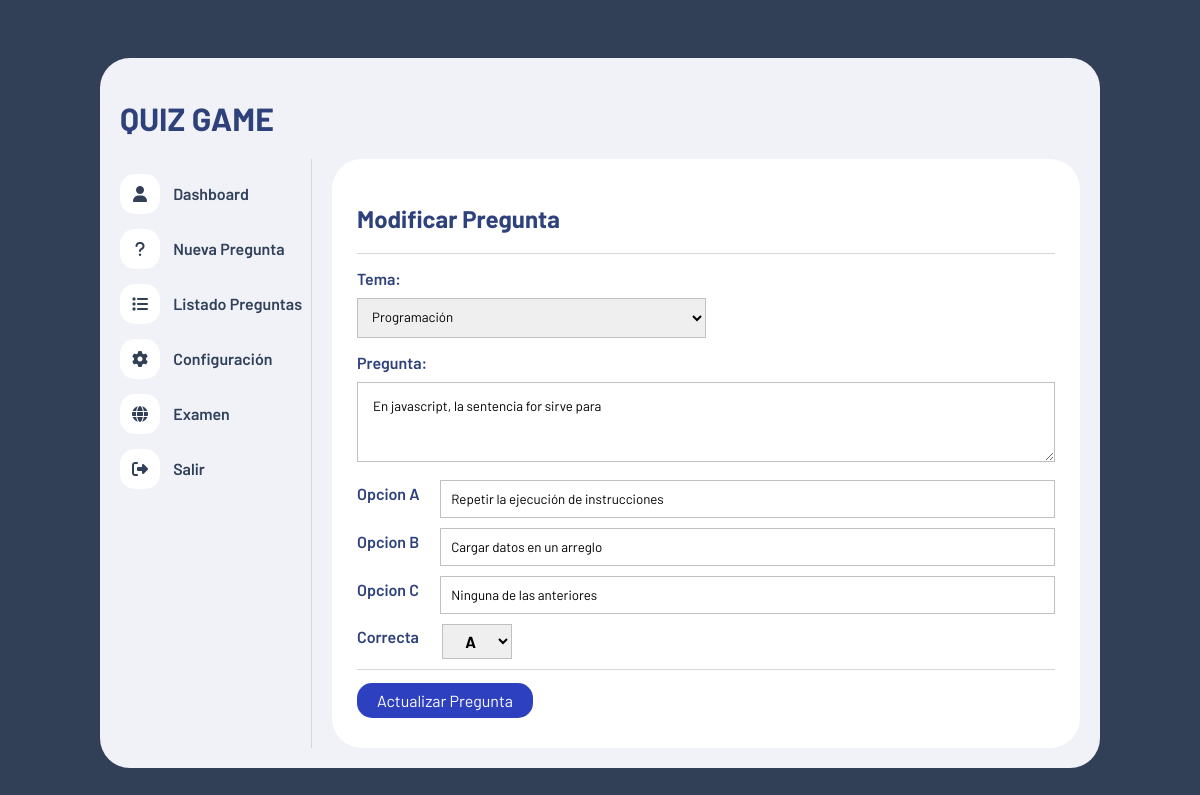
Page /quiz/admin/editarpregunta.php?idPregunta=4 (signed in) on the committed database.
### tables this page shows
CREATE TABLE IF NOT EXISTS `preguntas` (
  `id` int NOT NULL AUTO_INCREMENT,
  `tema` int NOT NULL,
  `pregunta` text NOT NULL,
  `opcion_a` text NOT NULL,
  `opcion_b` text NOT NULL,
  `opcion_c` text NOT NULL,
  `correcta` varchar(1) NOT NULL,
  PRIMARY KEY (`id`)
);

### quiz/admin/funciones.php (called while the page is built, shortened)
<?php
function obetenerTodosLosTemas()
{
    include("conexion.php");
    $query = "SELECT * FROM temas";
    $result = mysqli_query($conn, $query);
    return $result;
}
function obtenerPreguntaPorId($id){
    include("conexion.php");
    $query = "SELECT * FROM preguntas WHERE id = $id";
    $result = mysqli_query($conn, $query);
    $pregunta = mysqli_fetch_array($result);
    return $pregunta;
}

### quiz/admin/editarpregunta.php (the view, shortened to what this page needs)
<?php
include("funciones.php");
$id = $_GET['idPregunta'];
$pregunta = obtenerPreguntaPorId($id);
$resltado_temas = obetenerTodosLosTemas();
?>
<!DOCTYPE html>
<html lang="es">
<head>
    <link rel="stylesheet" href="https://cdnjs.cloudflare.com/ajax/libs/font-awesome/6.1.1/css/all.min.css" />
    <link rel="stylesheet" href="estilo.css">
</head>
<body>
    <div class="contenedor">
        <header>
            <h1>QUIZ GAME</h1>
        </header>
        <div class="contenedor-info">
            <?php include("nav.php") ?>
            <div class="panel">
                <h2>Modificar Pregunta</h2>
                <hr>
                <section id="nuevaPregunta">
                    <form action="<?php echo $_SERVER['PHP_SELF'] ?>" method="get">
                        <div class="fila">
                            <label for="">Tema: </label>
                            <select name="tema" id="tema">
                                <?php while ($row = mysqli_fetch_assoc($resltado_temas)) : ?>
                                    <?php if ($row['id'] == $pregunta['tema']) : ?>
                                    <option value="<?php echo $row['id'] ?>" selected>
                                        <?php echo $row['nombre'] ?>
                                    </option>
                                <?php else : ?>
                                    <option value="<?php echo $row['id'] ?>">
                                        <?php echo $row['nombre'] ?>
                                    </option>
                                <?php endif ?>
                                <?php endwhile ?>
                            </select>
                        </div>
                        <div class="fila">
                            <label for="">Pregunta:</label>
                            <textarea name="pregunta" id="" cols="30" rows="10" reqired><?php echo $pregunta['pregunta']?></textarea>
                        </div>
                        <div class="opciones">
                            <div class="opcion">
                                <label for="">Opcion A</label>
                                <input type="text" name="opcion_a" id="" value = "<?php echo $pregunta['opcion_a']?>"required>
                            </div>
                            <div class="opcion">
                                <label for="">Opcion B</label>
                                <input type="text" name="opcion_b" value ="<?php echo $pregunta['opcion_b']?>"required>
                            </div>
                            <div class="opcion">
                                <label for="">Opcion C</label>
                                <input type="text" name="opcion_c" required value="<?php echo $pregunta['opcion_c']?>">
                            </div>
                        </div>
                        <div class="opcion">
                            <label for="">Correcta</label>
                            <select name="correcta" id="" class="correcta">
                                <option value="A" <?php if($pregunta['correcta']=='A'){ echo "selected";}?>>A</option>
                            </select>
                        </div>
                        <hr>
                        <input type="submit" value="Actualizar Pregunta" name="actualizar" class="btn-guardar">
                    </form>
                </section>
            </div>
        </div>
    </div>
</body>
</html>

### quiz/admin/estilo.css (style rules this page uses)
* { box-sizing: border-box; font-family: 'Barlow'; }
body { background-color: #314056; padding: 50px; color: #2e417b; }
hr { border: none; border-bottom: 1px solid #d6d6d6; }
.contenedor { max-width: 1000px; width: 100%; margin: auto; background-color: #f1f2f8; padding: 20px; border-radius: 30px; }
.contenedor .contenedor-info { display: flex; }
.contenedor .contenedor-info .panel { background-color: #fff; width: 100%; border-radius: 30px; margin-left: 20px; padding: 25px; }
#nuevaPregunta .fila { margin: 15px 0; }
#nuevaPregunta label { display: block; font-size: 16px; font-weight: 600; margin-bottom: 10px; }
#nuevaPregunta #tema { width: 50%; padding: 10px; border: 1px solid #c0c0c0; }
#nuevaPregunta textarea { width: 100%; border: 1px solid #c0c0c0; padding: 15px; max-height: 80px; }
#nuevaPregunta .opcion { display: flex; align-items: center; margin-bottom: 10px; }
#nuevaPregunta .opcion label { width: 10%; display: inline; }
#nuevaPregunta .opcion input { width: 90%; padding: 10px; margin-left: 15px; border: 1px solid #c0c0c0; }
#nuevaPregunta .correcta { width: 10%; padding: 6px; border: 1px solid #c0c0c0; margin-left: 15px; text-align: center; font-weight: bold; font-size: 16px; }
#nuevaPregunta .btn-guardar { background: #2d40bf; font-size: 16px; color: #fff; border: none; padding: 8px 20px; border-radius: 15px; margin: 5px 0; transition: .5s; cursor: pointer; }

### rows in the picture
preguntas: pregunta "En javascript, la sentencia for sirve para", opcion_a "Repetir la ejecución de instrucciones", opcion_b "Cargar datos en un arreglo", opcion_c "Ninguna de las anteriores", correcta "A"

### other values in the picture
form field tema "Programación"
